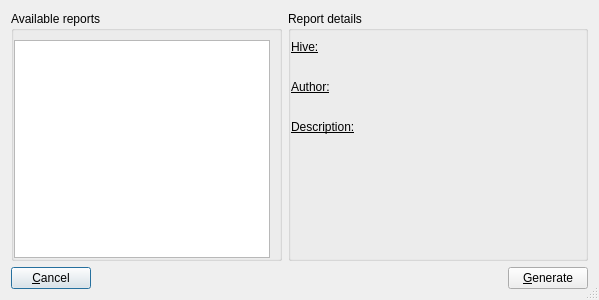
<?xml version="1.0" encoding="UTF-8"?>
<ui version="4.0">
 <class>DlgReportChooser</class>
 <widget class="QDialog" name="DlgReportChooser">
  <property name="geometry">
   <rect>
    <x>0</x>
    <y>0</y>
    <width>599</width>
    <height>300</height>
   </rect>
  </property>
  <property name="windowTitle">
   <string>Generate report</string>
  </property>
  <property name="windowIcon">
   <iconset resource="fred.qrc">
    <normaloff>:/icons/resources/fred.png</normaloff>:/icons/resources/fred.png</iconset>
  </property>
  <property name="sizeGripEnabled">
   <bool>true</bool>
  </property>
  <layout class="QVBoxLayout" name="verticalLayout">
   <item>
    <layout class="QHBoxLayout" name="horizontalLayout">
     <item>
      <widget class="QGroupBox" name="groupBox">
       <property name="sizePolicy">
        <sizepolicy hsizetype="MinimumExpanding" vsizetype="Preferred">
         <horstretch>0</horstretch>
         <verstretch>0</verstretch>
        </sizepolicy>
       </property>
       <property name="title">
        <string>Available reports</string>
       </property>
       <layout class="QVBoxLayout" name="verticalLayout_3">
        <property name="spacing">
         <number>6</number>
        </property>
        <property name="leftMargin">
         <number>0</number>
        </property>
        <property name="topMargin">
         <number>9</number>
        </property>
        <property name="rightMargin">
         <number>9</number>
        </property>
        <property name="bottomMargin">
         <number>0</number>
        </property>
        <item>
         <widget class="QTreeWidget" name="TrReports">
          <property name="sizePolicy">
           <sizepolicy hsizetype="MinimumExpanding" vsizetype="Expanding">
            <horstretch>0</horstretch>
            <verstretch>0</verstretch>
           </sizepolicy>
          </property>
          <property name="headerHidden">
           <bool>true</bool>
          </property>
          <column>
           <property name="text">
            <string notr="true">1</string>
           </property>
          </column>
         </widget>
        </item>
       </layout>
      </widget>
     </item>
     <item>
      <widget class="QGroupBox" name="groupBox_2">
       <property name="sizePolicy">
        <sizepolicy hsizetype="Expanding" vsizetype="Preferred">
         <horstretch>3</horstretch>
         <verstretch>0</verstretch>
        </sizepolicy>
       </property>
       <property name="minimumSize">
        <size>
         <width>300</width>
         <height>0</height>
        </size>
       </property>
       <property name="title">
        <string>Report details</string>
       </property>
       <layout class="QVBoxLayout" name="verticalLayout_4">
        <property name="leftMargin">
         <number>0</number>
        </property>
        <property name="topMargin">
         <number>9</number>
        </property>
        <property name="bottomMargin">
         <number>0</number>
        </property>
        <item>
         <widget class="QLabel" name="LblHiveCaption">
          <property name="font">
           <font>
            <underline>true</underline>
           </font>
          </property>
          <property name="mouseTracking">
           <bool>false</bool>
          </property>
          <property name="text">
           <string>Hive:</string>
          </property>
         </widget>
        </item>
        <item>
         <widget class="QLabel" name="LblHive">
          <property name="text">
           <string/>
          </property>
          <property name="indent">
           <number>10</number>
          </property>
         </widget>
        </item>
        <item>
         <widget class="QLabel" name="LblAuthorCaption">
          <property name="font">
           <font>
            <weight>50</weight>
            <bold>false</bold>
            <underline>true</underline>
           </font>
          </property>
          <property name="text">
           <string>Author:</string>
          </property>
         </widget>
        </item>
        <item>
         <widget class="QLabel" name="LblAuthor">
          <property name="text">
           <string/>
          </property>
          <property name="indent">
           <number>10</number>
          </property>
         </widget>
        </item>
        <item>
         <widget class="QLabel" name="LblDescCaption">
          <property name="font">
           <font>
            <weight>50</weight>
            <bold>false</bold>
            <underline>true</underline>
           </font>
          </property>
          <property name="text">
           <string>Description:</string>
          </property>
         </widget>
        </item>
        <item>
         <widget class="QLabel" name="LblDesc">
          <property name="text">
           <string/>
          </property>
          <property name="wordWrap">
           <bool>true</bool>
          </property>
          <property name="indent">
           <number>10</number>
          </property>
         </widget>
        </item>
        <item>
         <spacer name="verticalSpacer">
          <property name="orientation">
           <enum>Qt::Vertical</enum>
          </property>
          <property name="sizeHint" stdset="0">
           <size>
            <width>20</width>
            <height>40</height>
           </size>
          </property>
         </spacer>
        </item>
       </layout>
      </widget>
     </item>
    </layout>
   </item>
   <item>
    <layout class="QHBoxLayout" name="horizontalLayout_2">
     <item>
      <widget class="QPushButton" name="BtnCancel">
       <property name="text">
        <string>&amp;Cancel</string>
       </property>
      </widget>
     </item>
     <item>
      <spacer name="horizontalSpacer">
       <property name="orientation">
        <enum>Qt::Horizontal</enum>
       </property>
       <property name="sizeHint" stdset="0">
        <size>
         <width>40</width>
         <height>20</height>
        </size>
       </property>
      </spacer>
     </item>
     <item>
      <widget class="QPushButton" name="BtnGenerate">
       <property name="text">
        <string>&amp;Generate</string>
       </property>
      </widget>
     </item>
    </layout>
   </item>
  </layout>
 </widget>
 <tabstops>
  <tabstop>BtnGenerate</tabstop>
  <tabstop>BtnCancel</tabstop>
  <tabstop>TrReports</tabstop>
 </tabstops>
 <resources>
  <include location="fred.qrc"/>
 </resources>
 <connections/>
</ui>
